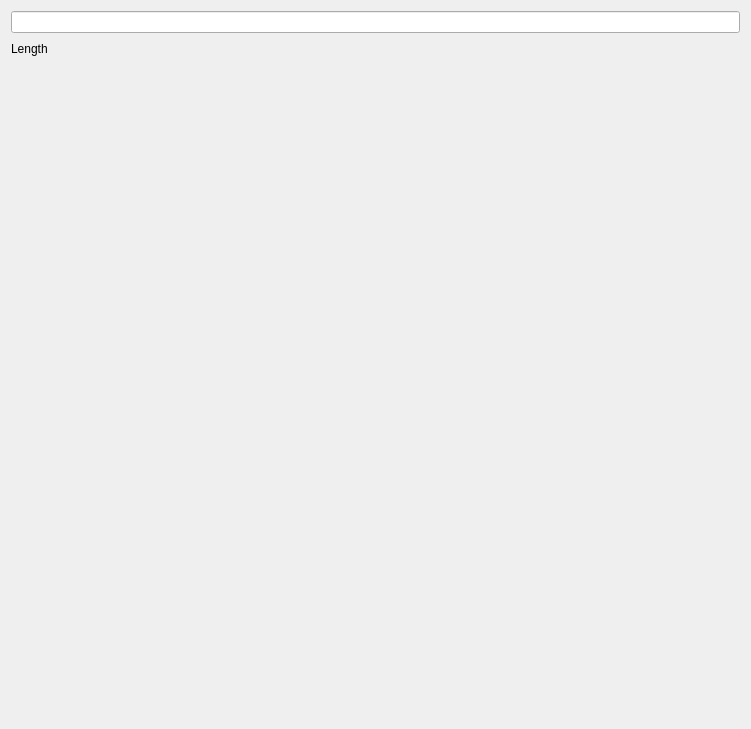
<?xml version="1.0" encoding="UTF-8"?>
<ui version="4.0">
 <class>PasswordVerifierWidget</class>
 <widget class="QWidget" name="PasswordVerifierWidget">
  <property name="geometry">
   <rect>
    <x>0</x>
    <y>0</y>
    <width>751</width>
    <height>729</height>
   </rect>
  </property>
  <property name="windowTitle">
   <string>Form</string>
  </property>
  <layout class="QVBoxLayout" name="verticalLayout">
   <item>
    <layout class="QHBoxLayout" name="horizontalLayout_2">
     <item>
      <widget class="QLineEdit" name="passwordLineEdit">
       <property name="echoMode">
        <enum>QLineEdit::EchoMode::Password</enum>
       </property>
       <property name="clearButtonEnabled">
        <bool>true</bool>
       </property>
      </widget>
     </item>
    </layout>
   </item>
   <item>
    <layout class="QHBoxLayout" name="horizontalLayout">
     <item>
      <widget class="QLabel" name="label">
       <property name="text">
        <string>Length</string>
       </property>
      </widget>
     </item>
     <item>
      <widget class="QLabel" name="lengthLabel">
       <property name="text">
        <string/>
       </property>
      </widget>
     </item>
     <item>
      <spacer name="horizontalSpacer">
       <property name="orientation">
        <enum>Qt::Orientation::Horizontal</enum>
       </property>
       <property name="sizeHint" stdset="0">
        <size>
         <width>40</width>
         <height>20</height>
        </size>
       </property>
      </spacer>
     </item>
    </layout>
   </item>
   <item>
    <spacer name="verticalSpacer">
     <property name="orientation">
      <enum>Qt::Orientation::Vertical</enum>
     </property>
     <property name="sizeHint" stdset="0">
      <size>
       <width>20</width>
       <height>40</height>
      </size>
     </property>
    </spacer>
   </item>
  </layout>
 </widget>
 <resources/>
 <connections/>
</ui>
